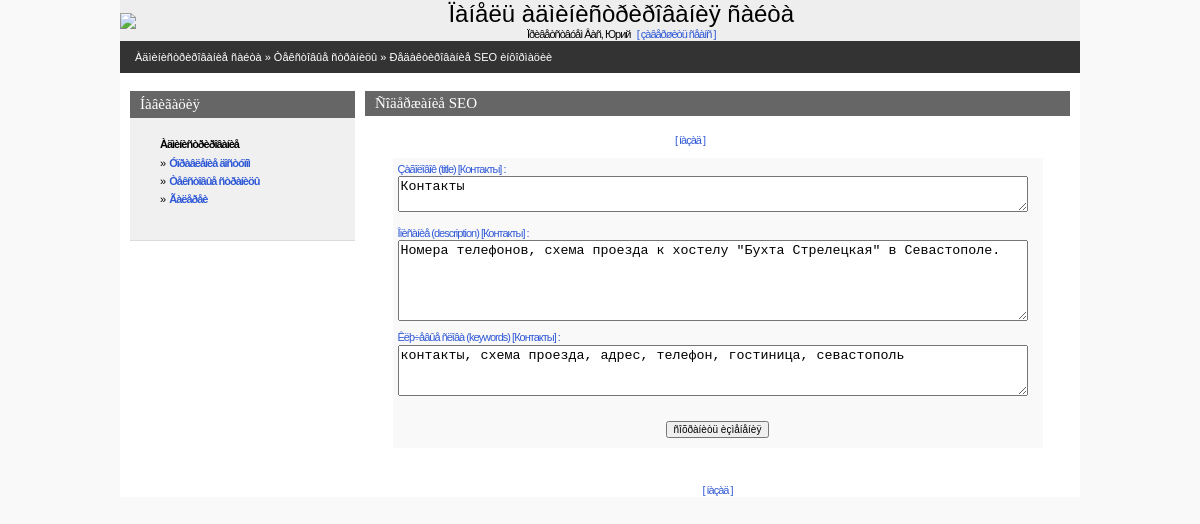
The app's page /admin/editseo.php?static_code=4 (signed in) with its own data.
### tables this page shows
CREATE TABLE IF NOT EXISTS `hotel_static` (
  `static_code` int(11) NOT NULL AUTO_INCREMENT,
  `static_title` varchar(200) NOT NULL DEFAULT '',
  `static_abstract` text NOT NULL COMMENT 'Краткий текст страницы',
  `static_text` text NOT NULL COMMENT 'Полный текст страницы',
  `static_seo_title` text,
  `static_seo_desc` text,
  `static_seo_key` text,
  `static_type` varchar(11) NOT NULL DEFAULT 'page' COMMENT 'Определает тип страницы (обычная страница или галерея)',
  PRIMARY KEY (`static_code`)
);

### admin/inc/connect.php (called while the page is built, shortened)
<?php
    $PHP_SELF=$_SERVER['PHP_SELF'];
?>

### admin/inc/const.php (called while the page is built, shortened)
<?php
    $PREFFIX="hotel";
?>

### admin/editseo.php (the view, shortened to what this page needs)
<?php
    include("inc/settings.php");
    include ("inc/head.php");
?>
<BODY>
<center>
<div class=mainbody>
<? include("inc/top.php");?>
<table Border=0 CellSpacing=0 CellPadding=0 width=100%>
  <tr><td  class=pageline>
     <div class=wmiddletext><a href="main.php">Àäìèíèñòðèðîâàíèå ñàéòà</a> &#187; Òåêñòîâûå ñòðàíèöû &#187; Ðåäàêòèðîâàíèå SEO èíôîðìàöèè</a></div>
  </td>
   <td width=200 class=pageline> <div class=wmiddletext>
  </td>
  </tr>
</table>
<?php
  $mainquery="SELECT static_code, static_seo_title, static_seo_desc, static_seo_key, static_title
              FROM  {$PREFFIX}_static
              WHERE static_code=$static_code";
  $mainres=mysql_query($mainquery) or die(mysql_error());
  list($static_code,$static_seo_title, $static_seo_desc, $static_seo_key, $static_title)=mysql_fetch_array($mainres);
?>
<table Border=0 CellSpacing=0 CellPadding=0 class=mainbody>
 <tr valign=top>
  <td width=10></td>
  <? include("inc/leftmenu.php"); ?>
  <td width=10></td>
  <td>
<table class=grayhead Border=0 CellSpacing=0 CellPadding=0>
 <tr class=normaltext>
  <td ><div ><h4> Ñîäåðæàíèå SEO </h4></div></td>
 </tr>
</table>
<br>
<table Border=0 CellSpacing=0 CellPadding=0 width=650>
      <tr><td class=lmenutext align=center><a href="statlist.php">[ íàçàä ]</a> <br>
</table>
<center>
     <form name=data action=<?=$PHP_SELF;?> method=POST>
<table Border=0 CellSpacing=0 CellPadding=0 width=650>
 <tr><td height=10></td></tr>
 <tr>
  <td bgcolor=#f9f9f9 style='padding:5px'>
  <table Border=0 CellSpacing=0 CellPadding=0>
   <tr><td class=lmenutext colspan=5><a>Çàãîëîâîê (title) [<?=$static_title;?>] :</a><br>
       <textarea name='static_seo_title' style="width:630px;" rows=2><?=$static_seo_title;?></textarea><p>
     </td></tr>
     <tr><td height=5></td></tr>
     <tr><td class=lmenutext colspan=5><a>Îïèñàíèå  (description) [<?=$static_title;?>] :</a><br>
       <textarea name='static_seo_desc' style="width:630px;" rows=5><?=$static_seo_desc;?></textarea><p>
     </td></tr>
     <tr><td class=lmenutext colspan=5><a>Êëþ÷åâûå ñëîâà (keywords) [<?=$static_title;?>] :</a><br>
       <textarea name='static_seo_key' style="width:630px;" rows=3><?=$static_seo_key;?></textarea><p>
     </td></tr>
  </table>
  </td>
 </tr>
 <tr><td height=10 bgcolor=#f9f9f9 height=0></td></tr>
 <tr><td bgcolor=#f9f9f9 ><center><input type=submit class=smalltext value='ñîõðàíèòü èçìåíåíèÿ' )></td></tr>
 <tr><td height=10 bgcolor=#f9f9f9 height=0></td></tr>
 <tr><td height=10 height=0></td></tr>
</table>
 </form>
<table Border=0 CellSpacing=0 CellPadding=0 width=650>
 <tr><td height=10></td></tr>
    <tr><td class=lmenutext align=center><a href="statlist.php">[ íàçàä ]</a> <br>
</table>
</center>
  </td>
    <td width=10></td>
</tr>
</table>
</div>
</center>
</BODY>
</HTML>

### admin/css/styles.css (style rules this page uses)
body { padding:0px; margin:0px; background-color:#f9f9f9; }
a { text-decoration : none; color: #3059D6; }
.mainbody { width:960px; background-color:#ffffff; }
.pageline { height:32px; background-color:#333333; padding-left:15px; }
.grayhead { width:100%; height:25px; padding-left:10px; padding-right:10px; background-color:#666666; }
.lmenutext { text-decoration:none; letter-spacing: -1px; line-height:10pt; margin-left:10px; margin-right:10px; margin-top:3px; margin-bottom:3px; font-size:11px; font-family: Verdana,Arial,Helvetica,Sans-serif,Tahoma,Pragmatica; }
H4 { text-decoration:none; font-weight:normal; color:#ffffff; padding:0; margin:0; font-family: Verdana; font-size : 15px; }
.normaltext { text-decoration:none; color:#000066; font-family:Verdana, Tahoma, Arial, Helvetica, Sans-serif, Pragmatica; font-size:12px; }
.smalltext { text-decoration:none; color:#000000; font-family:Verdana, Tahoma, Arial, Helvetica, Sans-serif, Pragmatica; font-size:10px; }
.wmiddletext { text-decoration:none; color:#ffffff; font-family:Verdana, Tahoma, Arial, Helvetica, Sans-serif, Pragmatica; font-size:11px; }
.wmiddletext a { text-decoration:none; color:#ffffff; }

### records on screen
hotel_static: static_title "Контакты", static_seo_title "Контакты", static_seo_desc "Номера телефонов, схема проезда к хостелу \"Бухта Стрелецкая\" в Севастополе.", static_seo_key "контакты, схема проезда, адрес, телефон, гостиница, севастополь"

### other values on screen
$REGUSER["name"] "Юрий"
